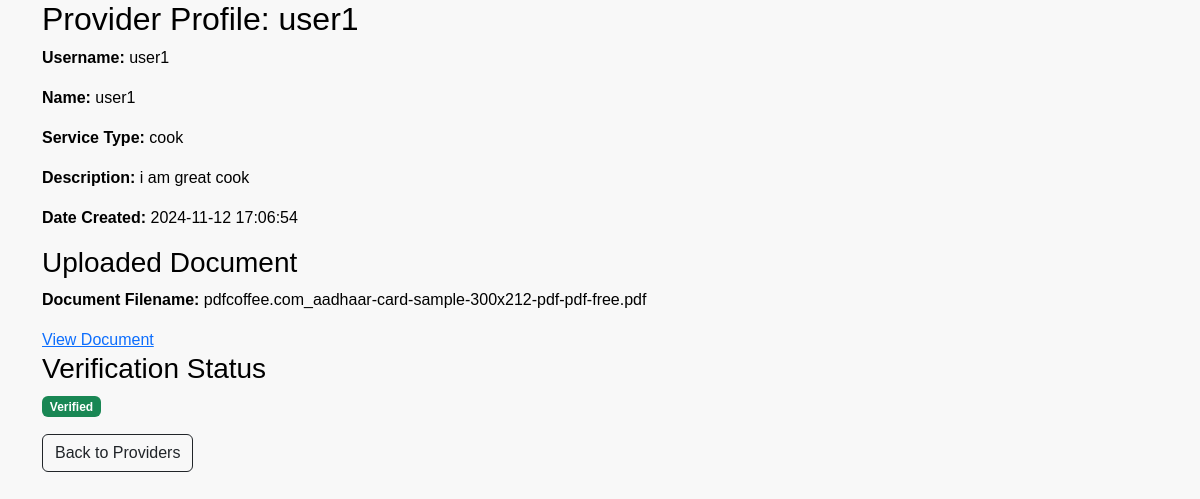
Page /view_provider/1 on the committed database.
### models.py (models this page shows, shortened)
class CheckPassword:
    def check_password(self, password):
        return bcrypt.checkpw(password.encode('utf-8'), self.password.encode('utf-8'))

class Provider(db.Model, CheckPassword):
    id = db.Column(db.Integer, primary_key=True)
    name = db.Column(db.String(100), nullable=False)
    username = db.Column(db.String(100), unique=True)
    password = db.Column(db.String(100))
    date_created = db.Column(db.DateTime, default=func.current_timestamp())
    description = db.Column(db.String(512), nullable=False)
    service_type = db.Column(db.String(32), nullable=False)
    verified = db.Column(db.Boolean, default=False)
    document_filename = db.Column(db.String(200), nullable=True)
    blocked = db.Column(db.Boolean, default=False)

### app.py (the view)
@app.route('/view_provider/<int:provider_id>')
def view_provider(provider_id):
    provider = Provider.query.get_or_404(provider_id)
    document_filename = provider.document_filename if provider.document_filename else "No document uploaded"
    return render_template('view_provider.html', provider=provider, document_filename=document_filename)

### templates/view_provider.html (shortened to what this page needs)
{% extends 'layout.html' %}
{% block more_css %}
<link rel="stylesheet" href="{{ url_for('static', filename='css/customer_dashboard.css') }}">
{% endblock %}
{% block content %}
<div class="container">
    <h2>Provider Profile: {{ provider.name }}</h2>
    <p><strong>Username:</strong> {{ provider.username }}</p>
    <p><strong>Name:</strong> {{ provider.name }}</p>
    <p><strong>Service Type:</strong> {{ provider.service_type }}</p>
    <p><strong>Description:</strong> {{ provider.description }}</p>
    <p><strong>Date Created:</strong> {{ provider.date_created }}</p>
    <h3>Uploaded Document</h3>
    <p><strong>Document Filename:</strong> {{ document_filename }}</p>
    {% if document_filename != "No document uploaded" %}
        <a href="{{ url_for('static', filename='uploads/' + document_filename) }}" target="_blank">View Document</a>
    {% endif %}
    <h3>Verification Status</h3>
    <p>
        {% if provider.verified %}
            <span class="badge bg-success">Verified</span>
        {% else %}
            <span class="badge bg-danger">Not Verified</span>
        {% endif %}
    </p>
    <a href="{{ url_for('provider_admin') }}" class="btn btn-outline-dark">Back to Providers</a>
</div>
{% endblock %}

### static/css/customer_dashboard.css (style rules this page uses)
body { font-family: Arial, sans-serif; margin: 0; padding: 0; background-color: #f8f8f8; color: black; }

### rows in the picture
Provider: name "user1", username "user1", service_type "cook", description "i am great cook", date_created "2024-11-12 17:06:54", document_filename "pdfcoffee.com_aadhaar-card-sample-300x212-pdf-pdf-free.pdf"
